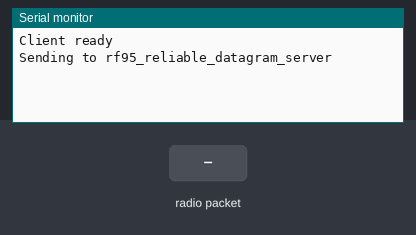
The program below on a simulated Arduino Leonardo, built with avr-gcc and run on an emulated ATmega32U4. Parts: the last lines printed to the serial monitor. The inputs (shaded band) are chosen by the test bench. No radio packets arrive unless stated.

Above: at 1.2 s.
1.3 s: radio packet "1" arrives
At 1.7 s:
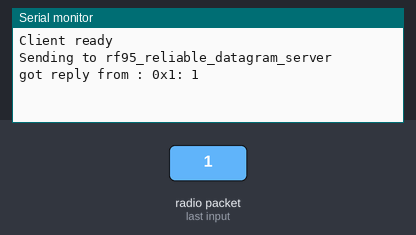
4.3 s: radio packet "0" arrives
At 4.9 s:
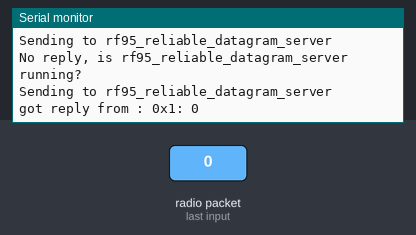
5.8 s: radio packet "2" arrives
At 6.2 s:
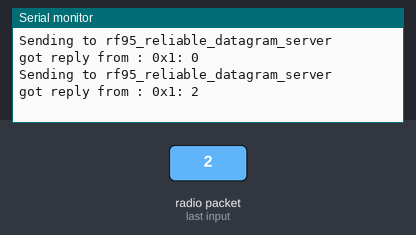

The program:

main.cpp
```cpp
#include <RHReliableDatagram.h>
#include <RH_RF95.h>
#include <SPI.h>

#define CLIENT_ADDRESS 1
#define SERVER_ADDRESS 2

// ✅ FIX 1: Define the correct pins for the Feather 32u4
#define RFM95_CS  8
#define RFM95_INT 7
#define RFM95_RST 4

// ✅ FIX 2: Set your frequency — must match the server!
#define RF95_FREQ 915.0   // or 434.0 depending on your module

// ✅ FIX 3: Pass CS and INT pins to the driver
RH_RF95 driver(RFM95_CS, RFM95_INT);

RHReliableDatagram manager(driver, CLIENT_ADDRESS);

void setup()
{
  // ✅ FIX 4: Manually reset the radio — required on Feather 32u4
  pinMode(RFM95_RST, OUTPUT);
  digitalWrite(RFM95_RST, HIGH);
  delay(10);
  digitalWrite(RFM95_RST, LOW);
  delay(10);
  digitalWrite(RFM95_RST, HIGH);
  delay(10);

  Serial.begin(9600);
  while (!Serial);  // Note: remove this line if running without USB connected

  if (!manager.init())
    Serial.println("init failed");

  // ✅ FIX 5: Set frequency explicitly
  if (!driver.setFrequency(RF95_FREQ)) {
    Serial.println("setFrequency failed");
    while (1);
  }

  // ✅ FIX 6: Set TX power (Feather uses PA_BOOST pin)
  driver.setTxPower(20, false);

  Serial.println("Client ready");
}

uint8_t data[] = "Hello World!";
uint8_t buf[RH_RF95_MAX_MESSAGE_LEN];

void loop()
{
  Serial.println("Sending to rf95_reliable_datagram_server");

  if (manager.sendtoWait(data, sizeof(data), SERVER_ADDRESS))
  {
    uint8_t len = sizeof(buf);
    uint8_t from;
    if (manager.recvfromAckTimeout(buf, &len, 2000, &from))
    {
      Serial.print("got reply from : 0x");
      Serial.print(from, HEX);
      Serial.print(": ");
      Serial.println((char*)buf);
    }
    else
    {
      Serial.println("No reply, is rf95_reliable_datagram_server running?");
    }
  }
  else
    Serial.println("sendtoWait failed");

  delay(500);
}
```

Measured:
- after the input at 1.3 s, the serial monitor: prints a new line at once (image 1)
- after the input at 4.3 s, the serial monitor: prints a new line after 0.22 s (image 2)
- after the input at 5.8 s, the serial monitor: prints a new line at once (image 3)
